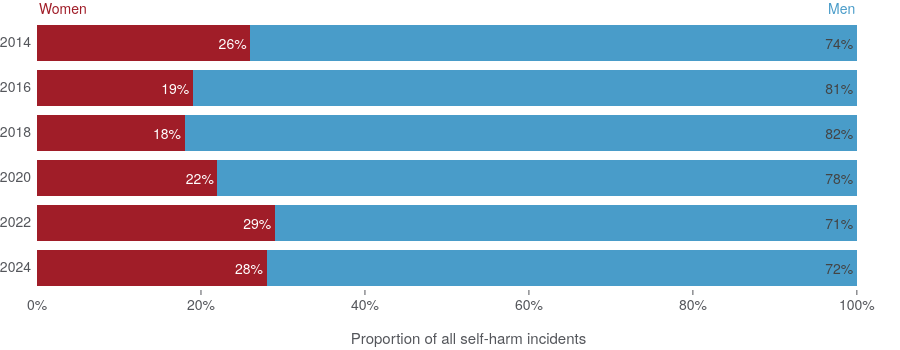

The code cell stored with this chart in its notebook:
### Code cell
fig = plotly_self_harm_gender.prepare_chart()
fig

### Figure 1 — Plotly figure (JSON) as saved in the notebook; plotly's stock layout.template omitted (floating-point values rounded to 4 significant figures)
{"data": [{"customdata": [[6795], [7670], [10257], [12003], [16222], [21785]], "hovertemplate": "%{x} of all incidents<br>%{customdata[0]:,.0f} incidents", "name": "Women", "orientation": "h", "text": [26.0, 19.0, 18.0, 22.0, 29.0, 28.0], "textposition": "inside", "texttemplate": "%{text}%", "type": "bar", "x": [26, 19, 18, 22, 29, 28], "y": [2014, 2016, 2018, 2020, 2022, 2024]}, {"customdata": [[19048], [32490], [45358], [42954], [39209], [57242]], "hovertemplate": "%{x} of all incidents<br>%{customdata[0]:,.0f} incidents", "name": "Men", "orientation": "h", "text": [74.0, 81.0, 82.0, 78.0, 71.0, 72.0], "textposition": "inside", "texttemplate": "%{text}%", "type": "bar", "x": [74, 81, 82, 78, 71, 72], "y": [2014, 2016, 2018, 2020, 2022, 2024]}], "layout": {"annotations": [{"font": {"color": "#A01D28", "size": 14}, "showarrow": false, "text": "Women", "x": 0, "xanchor": "left", "xref": "paper", "y": 1, "yanchor": "bottom", "yref": "paper"}, {"font": {"color": "#499CC9", "size": 14}, "showarrow": false, "text": "Men", "x": 100, "xanchor": "right", "xref": "x", "y": 1, "yanchor": "bottom", "yref": "paper"}], "barmode": "stack", "height": 350, "hoverlabel": {"bgcolor": "rgba(247, 242, 242, 0.8)"}, "hovermode": "y unified", "margin": {"r": 0}, "xaxis": {"automargin": true, "ticksuffix": "%", "title": {"font": {"size": 15}, "standoff": 25, "text": "Proportion of all self-harm incidents"}, "zeroline": false}, "yaxis": {"automargin": true, "autorange": "reversed", "dtick": 2}}}
